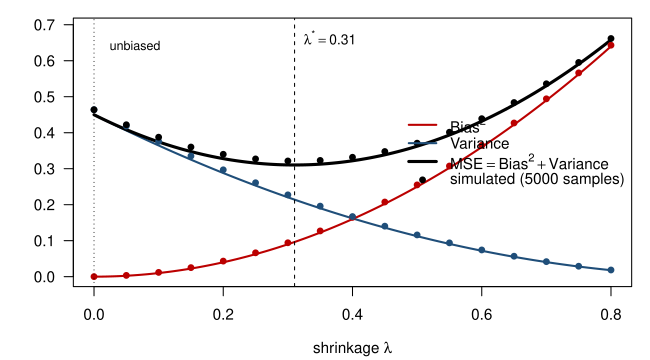

The script that saved this image:
# Bias-variance tradeoff for a shrinkage estimator of a mean (slides: "Mean squared error").
# X_i ~ N(mu, sigma^2), n draws; estimator theta_hat(lambda) = (1 - lambda) * mean(X).
# Bias = -lambda * mu, Var = (1 - lambda)^2 sigma^2 / n. Run:  Rscript bias_variance.R
set.seed(93)
mu <- 1; sigma <- 3; n <- 20; R <- 5000
lambdas <- seq(0, 0.8, by = 0.05)
xbar <- replicate(R, mean(rnorm(n, mu, sigma)))
sim <- t(sapply(lambdas, function(l) {
  est <- (1 - l) * xbar
  c(bias2 = (mean(est) - mu)^2, var = var(est), mse = mean((est - mu)^2))
}))
lam <- seq(0, 0.8, length.out = 200)
bias2_f <- (lam * mu)^2; var_f <- (1 - lam)^2 * sigma^2 / n; mse_f <- bias2_f + var_f
lstar <- (sigma^2 / n) / (mu^2 + sigma^2 / n)
cat(sprintf("lambda* = %.2f, MSE(unbiased) = %.3f, MSE(lambda*) = %.3f\n",
            lstar, sigma^2 / n, lstar^2 * mu^2 + (1 - lstar)^2 * sigma^2 / n))
pdf("bias_variance.pdf", width = 6.5, height = 3.6, pointsize = 11)
par(mar = c(4, 4, 1, 1))
plot(NA, xlim = range(lambdas), ylim = c(0, max(mse_f) * 1.05), xlab = expression(paste("shrinkage ", lambda)),
     ylab = "", las = 1)
lines(lam, bias2_f, lwd = 2, col = "#bb0000"); lines(lam, var_f, lwd = 2, col = "#1f4e79"); lines(lam, mse_f, lwd = 3)
points(lambdas, sim[, "bias2"], pch = 16, col = "#bb0000"); points(lambdas, sim[, "var"], pch = 16, col = "#1f4e79")
points(lambdas, sim[, "mse"], pch = 16)
abline(v = lstar, lty = 2); abline(v = 0, lty = 3)
text(lstar, max(mse_f), bquote(lambda^"*" == .(round(lstar, 2))), pos = 4, cex = 0.9)
text(0.01, max(mse_f) * 0.97, "unbiased", pos = 4, cex = 0.85)
legend("right", bty = "n", legend = c(expression(Bias^2), "Variance", expression(MSE == Bias^2 + Variance), "simulated (5000 samples)"),
       col = c("#bb0000", "#1f4e79", "black", "black"), lwd = c(2, 2, 3, NA), pch = c(NA, NA, NA, 16))
dev.off()
